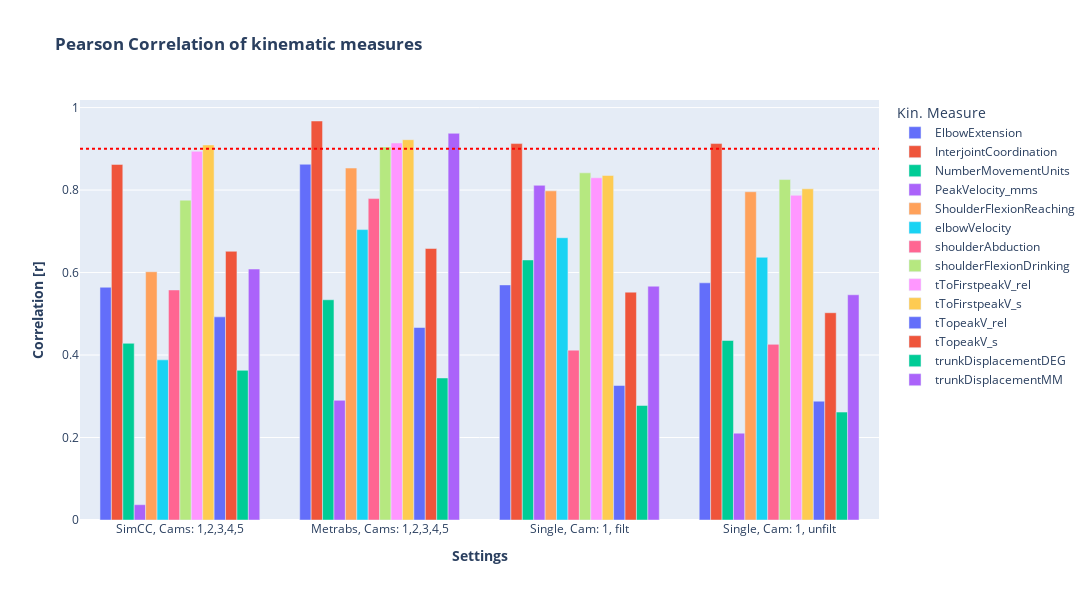

Notebook code for this chart:
### Code cell
fig = px.bar(df_plot, x='id_s_name', y='correlation', color='measure', title=f'<b>Pearson Correlation<b>', labels={'correlation': 'Correlation [r] Correlation', 'Settings': 'Subject ID', 'measure': 'Kin. Measure'},
             template = 'plotly', barmode="group")

fig.add_hline(y=0.9, line_dash='dot', line_color='red', name = 'minimum correlation')
#fig.add_hline(y=-0.9, line_dash='dot', line_color='red', name = 'minimum correlation')

fig.update_layout(title= f'<b>Pearson Correlation of kinematic measures<b>',
          xaxis_title=f'<b>Settings<b>',
          yaxis_title=f'<b>Correlation [r]<b>',
                  width=1300, height=600
          )

fig.show()

os.makedirs(os.path.join(dir_plots_cat, '04_correlation'), exist_ok=True)

path = os.path.join(dir_plots_cat, '04_correlation', f'pearson_corr_all.html')
fig.write_html(path)

path = os.path.join(dir_plots_cat, '04_correlation', f'pearson_corr_all.png')
fig.write_image(path, scale = 5)

### Figure 1 — Plotly figure (JSON) as saved in the notebook; plotly's stock layout.template omitted (floating-point values rounded to 4 significant figures)
{"data": [{"alignmentgroup": "True", "hovertemplate": "Kin. Measure=ElbowExtension<br>id_s_name=%{x}<br>Correlation [r] Correlation=%{y}<extra></extra>", "legendgroup": "ElbowExtension", "marker": {"color": "#636efa", "pattern": {"shape": ""}}, "name": "ElbowExtension", "offsetgroup": "ElbowExtension", "orientation": "v", "showlegend": true, "textposition": "auto", "x": ["SimCC, Cams: 1,2,3,4,5", "Metrabs, Cams: 1,2,3,4,5", "Single, Cam: 1, filt", "Single, Cam: 1, unfilt"], "xaxis": "x", "y": [0.5644, 0.8626, 0.5701, 0.5751], "yaxis": "y", "type": "bar"}, {"alignmentgroup": "True", "hovertemplate": "Kin. Measure=InterjointCoordination<br>id_s_name=%{x}<br>Correlation [r] Correlation=%{y}<extra></extra>", "legendgroup": "InterjointCoordination", "marker": {"color": "#EF553B", "pattern": {"shape": ""}}, "name": "InterjointCoordination", "offsetgroup": "InterjointCoordination", "orientation": "v", "showlegend": true, "textposition": "auto", "x": ["SimCC, Cams: 1,2,3,4,5", "Metrabs, Cams: 1,2,3,4,5", "Single, Cam: 1, filt", "Single, Cam: 1, unfilt"], "xaxis": "x", "y": [0.8622, 0.9675, 0.9127, 0.9128], "yaxis": "y", "type": "bar"}, {"alignmentgroup": "True", "hovertemplate": "Kin. Measure=NumberMovementUnits<br>id_s_name=%{x}<br>Correlation [r] Correlation=%{y}<extra></extra>", "legendgroup": "NumberMovementUnits", "marker": {"color": "#00cc96", "pattern": {"shape": ""}}, "name": "NumberMovementUnits", "offsetgroup": "NumberMovementUnits", "orientation": "v", "showlegend": true, "textposition": "auto", "x": ["SimCC, Cams: 1,2,3,4,5", "Metrabs, Cams: 1,2,3,4,5", "Single, Cam: 1, filt", "Single, Cam: 1, unfilt"], "xaxis": "x", "y": [0.4284, 0.534, 0.6305, 0.4352], "yaxis": "y", "type": "bar"}, {"alignmentgroup": "True", "hovertemplate": "Kin. Measure=PeakVelocity_mms<br>id_s_name=%{x}<br>Correlation [r] Correlation=%{y}<extra></extra>", "legendgroup": "PeakVelocity_mms", "marker": {"color": "#ab63fa", "pattern": {"shape": ""}}, "name": "PeakVelocity_mms", "offsetgroup": "PeakVelocity_mms", "orientation": "v", "showlegend": true, "textposition": "auto", "x": ["SimCC, Cams: 1,2,3,4,5", "Metrabs, Cams: 1,2,3,4,5", "Single, Cam: 1, filt", "Single, Cam: 1, unfilt"], "xaxis": "x", "y": [0.03712, 0.2901, 0.8115, 0.2105], "yaxis": "y", "type": "bar"}, {"alignmentgroup": "True", "hovertemplate": "Kin. Measure=ShoulderFlexionReaching<br>id_s_name=%{x}<br>Correlation [r] Correlation=%{y}<extra></extra>", "legendgroup": "ShoulderFlexionReaching", "marker": {"color": "#FFA15A", "pattern": {"shape": ""}}, "name": "ShoulderFlexionReaching", "offsetgroup": "ShoulderFlexionReaching", "orientation": "v", "showlegend": true, "textposition": "auto", "x": ["SimCC, Cams: 1,2,3,4,5", "Metrabs, Cams: 1,2,3,4,5", "Single, Cam: 1, filt", "Single, Cam: 1, unfilt"], "xaxis": "x", "y": [0.602, 0.8534, 0.7981, 0.7959], "yaxis": "y", "type": "bar"}, {"alignmentgroup": "True", "hovertemplate": "Kin. Measure=elbowVelocity<br>id_s_name=%{x}<br>Correlation [r] Correlation=%{y}<extra></extra>", "legendgroup": "elbowVelocity", "marker": {"color": "#19d3f3", "pattern": {"shape": ""}}, "name": "elbowVelocity", "offsetgroup": "elbowVelocity", "orientation": "v", "showlegend": true, "textposition": "auto", "x": ["SimCC, Cams: 1,2,3,4,5", "Metrabs, Cams: 1,2,3,4,5", "Single, Cam: 1, filt", "Single, Cam: 1, unfilt"], "xaxis": "x", "y": [0.3883, 0.7042, 0.6844, 0.637], "yaxis": "y", "type": "bar"}, {"alignmentgroup": "True", "hovertemplate": "Kin. Measure=shoulderAbduction<br>id_s_name=%{x}<br>Correlation [r] Correlation=%{y}<extra></extra>", "legendgroup": "shoulderAbduction", "marker": {"color": "#FF6692", "pattern": {"shape": ""}}, "name": "shoulderAbduction", "offsetgroup": "shoulderAbduction", "orientation": "v", "showlegend": true, "textposition": "auto", "x": ["SimCC, Cams: 1,2,3,4,5", "Metrabs, Cams: 1,2,3,4,5", "Single, Cam: 1, filt", "Single, Cam: 1, unfilt"], "xaxis": "x", "y": [0.5577, 0.7794, 0.4118, 0.4259], "yaxis": "y", "type": "bar"}, {"alignmentgroup": "True", "hovertemplate": "Kin. Measure=shoulderFlexionDrinking<br>id_s_name=%{x}<br>Correlation [r] Correlation=%{y}<extra></extra>", "legendgroup": "shoulderFlexionDrinking", "marker": {"color": "#B6E880", "pattern": {"shape": ""}}, "name": "shoulderFlexionDrinking", "offsetgroup": "shoulderFlexionDrinking", "orientation": "v", "showlegend": true, "textposition": "auto", "x": ["SimCC, Cams: 1,2,3,4,5", "Metrabs, Cams: 1,2,3,4,5", "Single, Cam: 1, filt", "Single, Cam: 1, unfilt"], "xaxis": "x", "y": [0.7755, 0.9046, 0.8417, 0.8255], "yaxis": "y", "type": "bar"}, {"alignmentgroup": "True", "hovertemplate": "Kin. Measure=tToFirstpeakV_rel<br>id_s_name=%{x}<br>Correlation [r] Correlation=%{y}<extra></extra>", "legendgroup": "tToFirstpeakV_rel", "marker": {"color": "#FF97FF", "pattern": {"shape": ""}}, "name": "tToFirstpeakV_rel", "offsetgroup": "tToFirstpeakV_rel", "orientation": "v", "showlegend": true, "textposition": "auto", "x": ["SimCC, Cams: 1,2,3,4,5", "Metrabs, Cams: 1,2,3,4,5", "Single, Cam: 1, filt", "Single, Cam: 1, unfilt"], "xaxis": "x", "y": [0.8939, 0.9142, 0.8298, 0.7873], "yaxis": "y", "type": "bar"}, {"alignmentgroup": "True", "hovertemplate": "Kin. Measure=tToFirstpeakV_s<br>id_s_name=%{x}<br>Correlation [r] Correlation=%{y}<extra></extra>", "legendgroup": "tToFirstpeakV_s", "marker": {"color": "#FECB52", "pattern": {"shape": ""}}, "name": "tToFirstpeakV_s", "offsetgroup": "tToFirstpeakV_s", "orientation": "v", "showlegend": true, "textposition": "auto", "x": ["SimCC, Cams: 1,2,3,4,5", "Metrabs, Cams: 1,2,3,4,5", "Single, Cam: 1, filt", "Single, Cam: 1, unfilt"], "xaxis": "x", "y": [0.9095, 0.9222, 0.8354, 0.8031], "yaxis": "y", "type": "bar"}, {"alignmentgroup": "True", "hovertemplate": "Kin. Measure=tTopeakV_rel<br>id_s_name=%{x}<br>Correlation [r] Correlation=%{y}<extra></extra>", "legendgroup": "tTopeakV_rel", "marker": {"color": "#636efa", "pattern": {"shape": ""}}, "name": "tTopeakV_rel", "offsetgroup": "tTopeakV_rel", "orientation": "v", "showlegend": true, "textposition": "auto", "x": ["SimCC, Cams: 1,2,3,4,5", "Metrabs, Cams: 1,2,3,4,5", "Single, Cam: 1, filt", "Single, Cam: 1, unfilt"], "xaxis": "x", "y": [0.4926, 0.4668, 0.3261, 0.2881], "yaxis": "y", "type": "bar"}, {"alignmentgroup": "True", "hovertemplate": "Kin. Measure=tTopeakV_s<br>id_s_name=%{x}<br>Correlation [r] Correlation=%{y}<extra></extra>", "legendgroup": "tTopeakV_s", "marker": {"color": "#EF553B", "pattern": {"shape": ""}}, "name": "tTopeakV_s", "offsetgroup": "tTopeakV_s", "orientation": "v", "showlegend": true, "textposition": "auto", "x": ["SimCC, Cams: 1,2,3,4,5", "Metrabs, Cams: 1,2,3,4,5", "Single, Cam: 1, filt", "Single, Cam: 1, unfilt"], "xaxis": "x", "y": [0.6516, 0.6583, 0.5525, 0.5026], "yaxis": "y", "type": "bar"}, {"alignmentgroup": "True", "hovertemplate": "Kin. Measure=trunkDisplacementDEG<br>id_s_name=%{x}<br>Correlation [r] Correlation=%{y}<extra></extra>", "legendgroup": "trunkDisplacementDEG", "marker": {"color": "#00cc96", "pattern": {"shape": ""}}, "name": "trunkDisplacementDEG", "offsetgroup": "trunkDisplacementDEG", "orientation": "v", "showlegend": true, "textposition": "auto", "x": ["SimCC, Cams: 1,2,3,4,5", "Metrabs, Cams: 1,2,3,4,5", "Single, Cam: 1, filt", "Single, Cam: 1, unfilt"], "xaxis": "x", "y": [0.3629, 0.3444, 0.2777, 0.2617], "yaxis": "y", "type": "bar"}, {"alignmentgroup": "True", "hovertemplate": "Kin. Measure=trunkDisplacementMM<br>id_s_name=%{x}<br>Correlation [r] Correlation=%{y}<extra></extra>", "legendgroup": "trunkDisplacementMM", "marker": {"color": "#ab63fa", "pattern": {"shape": ""}}, "name": "trunkDisplacementMM", "offsetgroup": "trunkDisplacementMM", "orientation": "v", "showlegend": true, "textposition": "auto", "x": ["SimCC, Cams: 1,2,3,4,5", "Metrabs, Cams: 1,2,3,4,5", "Single, Cam: 1, filt", "Single, Cam: 1, unfilt"], "xaxis": "x", "y": [0.6085, 0.9376, 0.567, 0.5461], "yaxis": "y", "type": "bar"}], "layout": {"xaxis": {"anchor": "y", "domain": [0.0, 1.0], "title": {"text": "<b>Settings<b>"}}, "yaxis": {"anchor": "x", "domain": [0.0, 1.0], "title": {"text": "<b>Correlation [r]<b>"}}, "legend": {"title": {"text": "Kin. Measure"}, "tracegroupgap": 0}, "title": {"text": "<b>Pearson Correlation of kinematic measures<b>"}, "barmode": "group", "shapes": [{"line": {"color": "red", "dash": "dot"}, "name": "minimum correlation", "type": "line", "x0": 0, "x1": 1, "xref": "x domain", "y0": 0.9, "y1": 0.9, "yref": "y"}], "width": 1300, "height": 600}}
